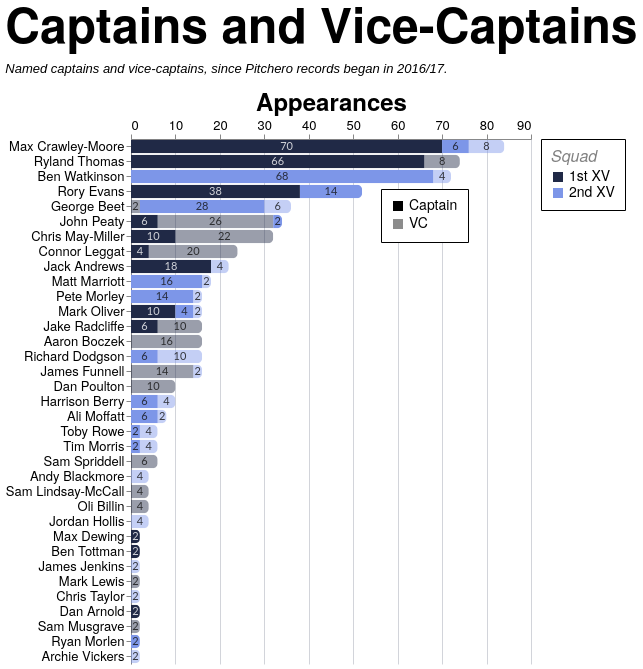

This figure's Vega-Lite source:
### Vega-Lite specification from a JSON file in a GitHub repository (floating-point values rounded to 4 significant figures; data arrays with more than 128 entries replaced by an {"elided": "..."} marker saying what was removed)
{"config": {"axis": {"labelFont": "PT Sans Narrow, Helvetica Neue, Helvetica, Arial, sans-serif", "titleFont": "PT Sans Narrow, Helvetica Neue, Helvetica, Arial, sans-serif", "labelFontSize": 13, "titleFontSize": 24, "gridColor": "#202947", "gridOpacity": 0.2, "zindex": 1}, "text": {"font": "Lato, sans-serif"}, "bar": {"cornerRadiusEnd": 5}, "header": {"labelFont": "PT Sans Narrow, Helvetica Neue, Helvetica, Arial, sans-serif", "titleFont": "PT Sans Narrow, Helvetica Neue, Helvetica, Arial, sans-serif", "labelFontSize": 24, "titleFontSize": 28, "labelFontWeight": "bold", "orient": "left"}, "legend": {"labelFont": "PT Sans Narrow, Helvetica Neue, Helvetica, Arial, sans-serif", "titleFont": "PT Sans Narrow, Helvetica Neue, Helvetica, Arial, sans-serif", "labelFontSize": 14, "titleFontSize": 16, "titlePadding": 5, "fillColor": "white", "strokeColor": "black", "padding": 10, "titleFontWeight": "lighter", "titleFontStyle": "italic", "titleColor": "gray", "offset": 10}, "title": {"font": "PT Sans Narrow, Helvetica Neue, Helvetica, Arial, sans-serif", "fontSize": 48, "fontWeight": "bold", "anchor": "start", "align": "center", "titlePadding": 20, "subtitlePadding": 10, "subtitleFontSize": 13, "subtitleColor": "", "subtitleFontStyle": "italic", "offset": 15, "color": "black"}, "axisX": {"labelAngle": 0}, "facet": {"title": null, "header": null, "align": {"row": "each", "column": "each"}}, "resolve": {"scale": {"y": "independent", "facet": "independent"}}, "background": "transparent", "scale": {"offsetBandPaddingOuter": 0.2, "offsetBandPaddingInner": 0.1}, "view": {"stroke": null, "background": "transparent"}}, "layer": [{"mark": {"type": "bar"}, "encoding": {"color": {"field": "squad", "legend": {"labelExpr": "datum.value + ' XV'", "orient": "right", "title": "Squad"}, "scale": {"domain": ["1st", "2nd"], "range": ["#202946", "#7d96e8"]}, "sort": ["1st", "2nd"], "type": "nominal"}, "opacity": {"field": "role", "legend": {"legendX": 250, "legendY": 50, "orient": "none", "title": null}, "scale": {"domain": ["Captain", "VC"], "range": [1.0, 0.45]}, "sort": ["Captain", "VC"], "type": "nominal"}, "order": {"field": "stack_order", "sort": "ascending", "type": "quantitative"}, "tooltip": [{"field": "player", "title": "Player", "type": "nominal"}, {"field": "squad", "title": "Squad", "type": "nominal"}, {"field": "role", "title": "Role", "type": "nominal"}, {"field": "games_agg", "title": "Games", "type": "quantitative"}], "x": {"axis": {"orient": "top", "title": "Appearances"}, "field": "games_agg", "stack": "zero", "type": "quantitative"}, "y": {"field": "player", "sort": {"field": "player_total", "op": "max", "order": "descending"}, "title": null, "type": "nominal"}}, "transform": [{"aggregate": [{"op": "sum", "field": "games", "as": "games_agg"}, {"op": "max", "field": "player_total", "as": "player_total"}], "groupby": ["player", "squad", "role", "stack_order"]}]}, {"mark": {"type": "text", "align": "center", "baseline": "middle", "fontSize": 11, "opacity": 0.8}, "encoding": {"color": {"field": "label_color", "legend": null, "scale": null, "type": "nominal"}, "text": {"field": "games_agg", "format": ".0f", "type": "quantitative"}, "x": {"field": "x_mid", "type": "quantitative"}, "y": {"field": "player", "sort": {"field": "player_total", "op": "max", "order": "descending"}, "title": null, "type": "nominal"}}, "transform": [{"aggregate": [{"op": "sum", "field": "games", "as": "games_agg"}, {"op": "max", "field": "player_total", "as": "player_total"}], "groupby": ["player", "squad", "role", "stack_order"]}, {"groupby": ["player"], "stack": "games_agg", "sort": [{"field": "stack_order", "order": "ascending"}], "as": ["x0", "x1"]}, {"calculate": "(datum.x0 + datum.x1) / 2", "as": "x_mid"}, {"calculate": "datum.squad === '1st' && datum.role === 'Captain' ? '#ffffff' : '#111111'", "as": "label_color"}]}], "data": {"name": "data-bb1206a4c5356a284da5fdc8a4c0440f"}, "height": {"step": 15}, "title": {"text": "Captains and Vice-Captains", "subtitle": "Named captains and vice-captains, since Pitchero records began in 2016/17."}, "transform": [{"joinaggregate": [{"op": "sum", "field": "games", "as": "player_total"}], "groupby": ["player"]}], "width": 400, "$schema": "https://vega.github.io/schema/vega-lite/v5.20.1.json", "datasets": {"data-bb1206a4c5356a284da5fdc8a4c0440f": {"elided": "197 records"}}}
